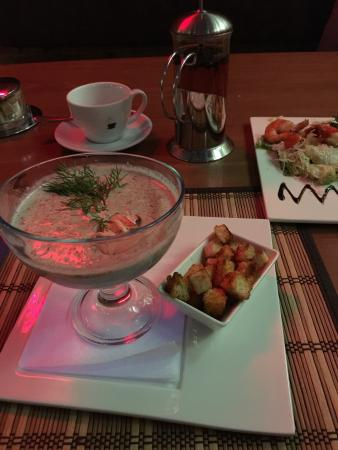
#> input picture photo1jpg.jpg, 338 x 450 px
$ python -i symmetry.py   (imports and definitions only)   (older library calls are emulated)
#> lines starting #> are read from the running program, lines starting #| are printed output that depends on the picture; after the words box and inside, x2 and y2 are one past the last pixel; in counts of white or black regions, pixels touching at a corner belong together
#> further down, picture is the input picture: shape (450, 338, 3); mean B, G, R 57.8, 66.2, 94.1
import cv2 as cv
import numpy as np
from numpy import ones,vstack
from numpy.linalg import lstsq

pair_color = np.random.randint(0,255,(100,3))

# [20 lines left out: functions is_vertical, get_clean_contours, not called in this run]

def get_edges(frame):
	new_contours = []

	gray = cv.cvtColor(frame, cv.COLOR_BGR2GRAY)
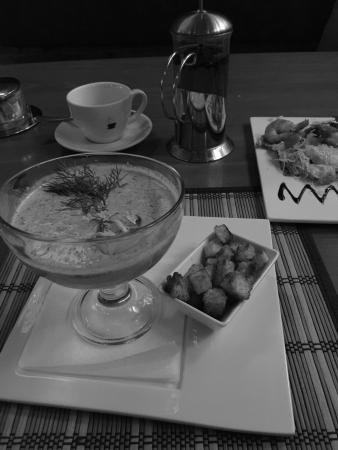
#> gray: shape (450, 338); min 1, max 255, mean 73.6
	_, bw = cv.threshold(gray, 100, 255, cv.THRESH_BINARY | cv.THRESH_OTSU)
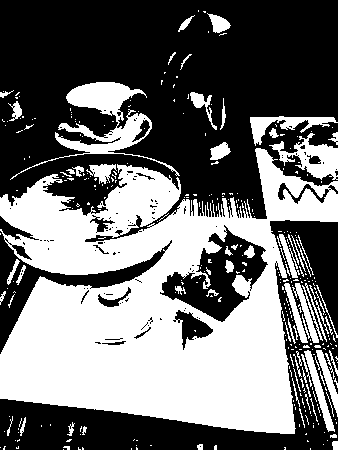
#> bw: shape (450, 338); 44.3% white; 340 white regions (273 under 20 px), largest, box (x1, y1, x2, y2) and area: (0, 148, 338, 434) 54771, (10, 82, 180, 180) 3459, (269, 133, 338, 180) 1344
	bw = cv.GaussianBlur(bw, (3,3), 0);
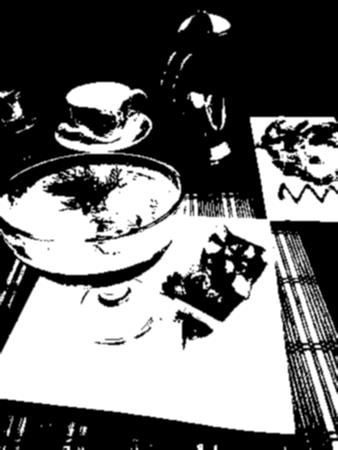
#> bw: shape (450, 338); min 0, max 255, mean 112.9
	bw = cv.equalizeHist(bw);
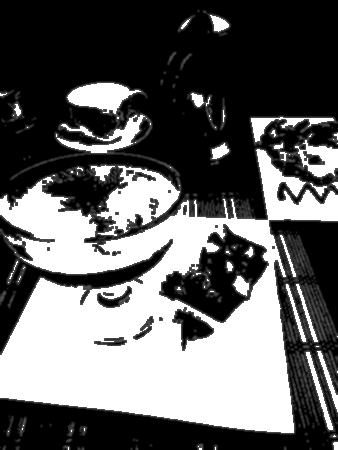
#> bw: shape (450, 338); min 0, max 255, mean 100
	bw = cv.Canny(bw, 120, 255)
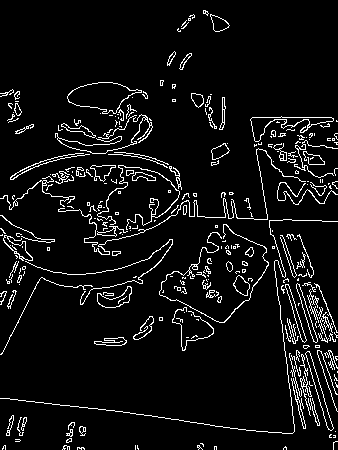
#> bw: shape (450, 338); 6.5% white in thin lines or dots
	im, contours, _ = cv.findContours(bw, cv.RETR_LIST, cv.CHAIN_APPROX_NONE)
#> contours = 410 contours, 332 with area under 20; largest, box (x1, y1, x2, y2) and area: (67, 82, 142, 114) 1340, (67, 82, 142, 114) 1319, (250, 116, 334, 142) 639, (250, 116, 334, 142) 605, (305, 351, 334, 431) 395
	for i, c in enumerate(contours):
		area = cv.contourArea(c);
		if area < 1e2 or 1e5 < area:
			continue

		x,y,w,h = cv.boundingRect(c)

		if (w*h < 5000):
			continue

		new_contours.append(c)
#> this loop made 410 passes
#> area on passes 24, 26, 27: 21.5, 20.5, 32.5
#> after the loop, new_contours = []

	return new_contours

# [179 lines left out: functions slice_contours, analyze_symmetry, show_standart_grid, get_correct_line, analyze_standart, analyze_dinamic_symmetry, not called in this run]

>>> import cv2
>>> picture = cv2.imread('photo1jpg.jpg')
>>> result = get_edges(picture)
#> result = []

$ run again, on f35169183f68d6587e61f40933ef4b49.jpg
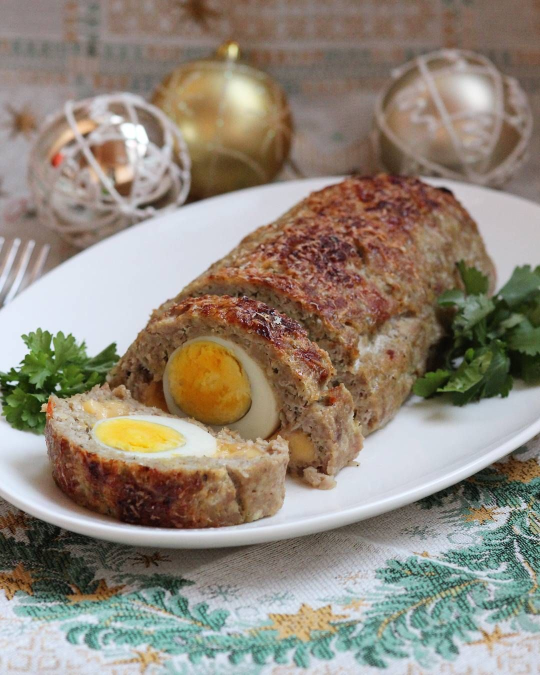
#> input picture f35169183f68d6587e61f40933ef4b49.jpg, 1080 x 1350 px (shown at 1/2 size)
#> picture is the input picture: shape (1350, 1080, 3); mean B, G, R 121.7, 135.3, 145.7
#> in get_edges, `_, bw = cv.threshold(gray, 100, 255, cv.THRESH_BINARY | cv.THRESH_OTSU)`:
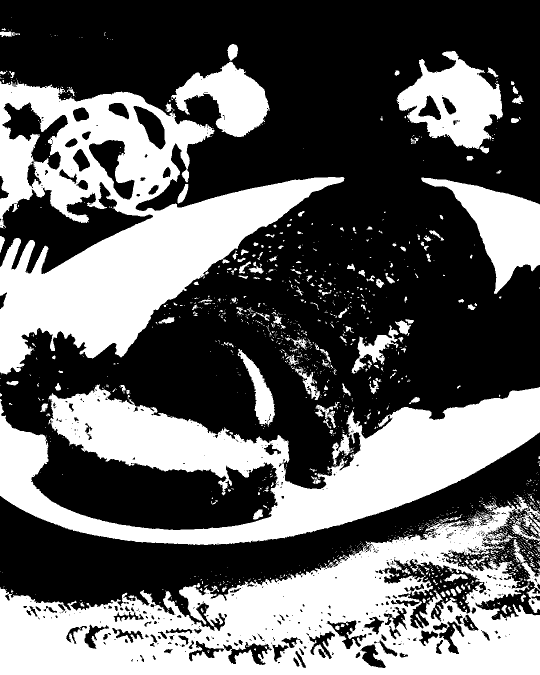
#> bw: shape (1350, 1080) (shown at 1/2 size); 39.5% white; 1507 white regions (1278 under 20 px), largest, box (x1, y1, x2, y2) and area: (0, 990, 1080, 1350) 180896, (0, 160, 689, 749) 159027, (0, 769, 1080, 1090) 146312
#> in get_edges, `bw = cv.Canny(bw, 120, 255)`:
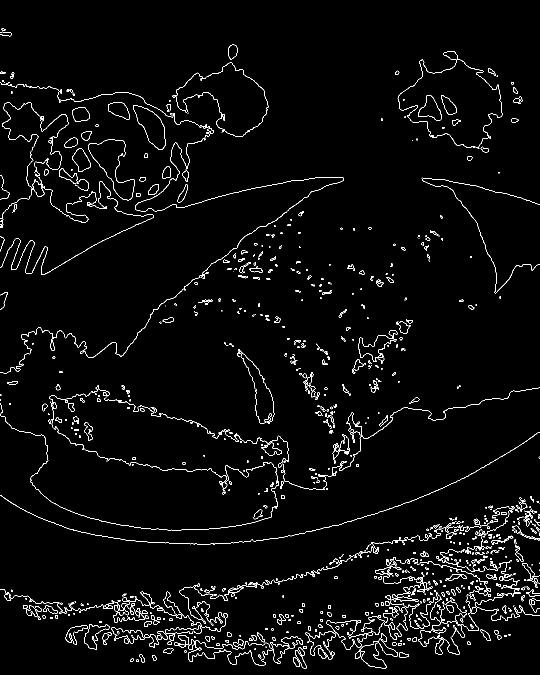
#> bw: shape (1350, 1080) (shown at 1/2 size); 2.7% white in thin lines or dots
#> contours = 1499 contours, 1059 with area under 20; largest, box (x1, y1, x2, y2) and area: (177, 279, 270, 401) 4816, (177, 279, 270, 401) 4766, (377, 1281, 545, 1331) 3411, (377, 1281, 545, 1331) 3333, (266, 211, 332, 300) 3010
#> the loop in get_edges, `for i, c in enumerate(contours):` made 1499 passes
#> area on passes 3, 4, 7: 24, 26.5, 55
#> after the loop in get_edges, `for i, c in enumerate(contours):`: new_contours = 15 contours; largest, box (x1, y1, x2, y2) and area: (177, 279, 270, 401) 4816, (177, 279, 270, 401) 4766, (377, 1281, 545, 1331) 3411, (377, 1281, 545, 1331) 3333, (266, 211, 332, 300) 3010
#> result has the same summary as new_contours in get_edges

$ run again, on friday-column-141-3.jpg
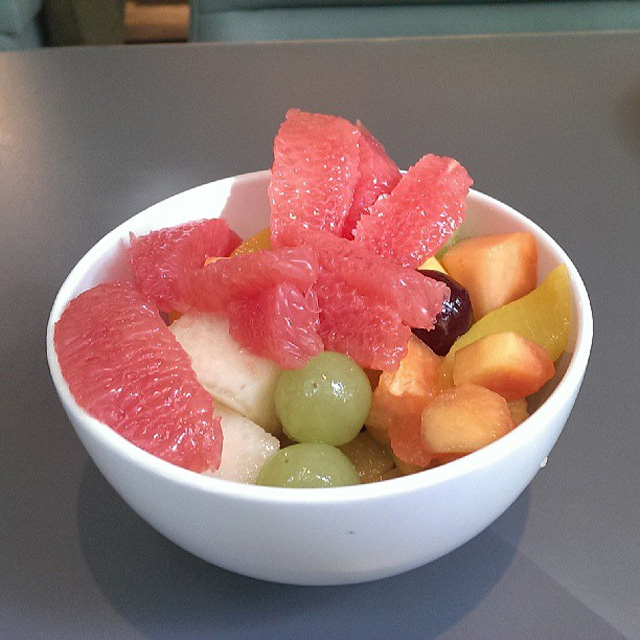
#> input picture friday-column-141-3.jpg, 640 x 640 px
#> picture is the input picture: shape (640, 640, 3); mean B, G, R 111.3, 115.8, 144.7
#> in get_edges, `_, bw = cv.threshold(gray, 100, 255, cv.THRESH_BINARY | cv.THRESH_OTSU)`:
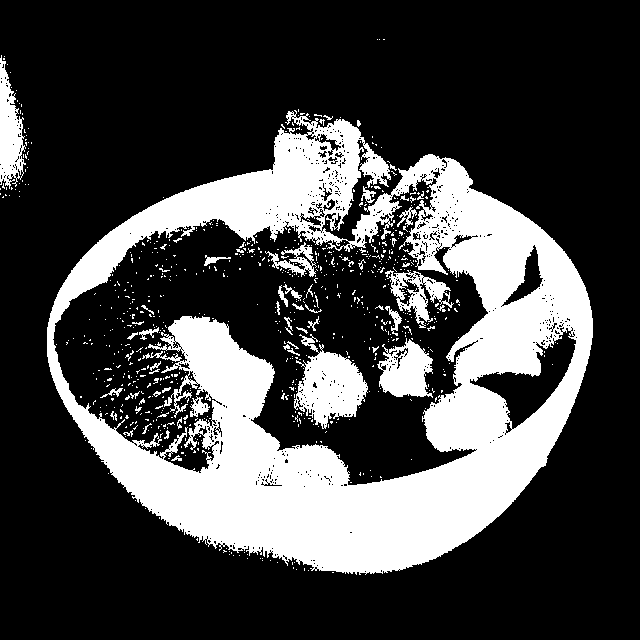
#> bw: shape (640, 640); 26.8% white; 764 white regions (711 under 20 px), largest, box (x1, y1, x2, y2) and area: (47, 110, 593, 575) 95297, (294, 334, 368, 429) 3725, (377, 338, 433, 398) 2136
#> in get_edges, `bw = cv.Canny(bw, 120, 255)`:
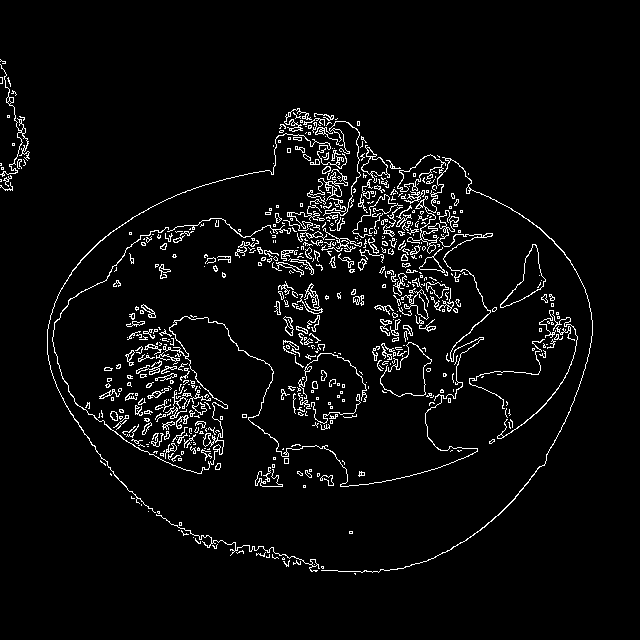
#> bw: shape (640, 640); 4.3% white in thin lines or dots, all inside (x1, y1, x2, y2) = (0, 59, 593, 575)
#> contours = 1000 contours, 853 with area under 20; largest, box (x1, y1, x2, y2) and area: (500, 244, 546, 308) 983, (500, 244, 546, 308) 952, (321, 154, 593, 573) 888, (397, 154, 444, 192) 595, (52, 210, 493, 487) 522
#> the loop in get_edges, `for i, c in enumerate(contours):` made 1000 passes
#> area on passes 5, 23, 45: 28.5, 62.5, 20.5
#> after the loop in get_edges, `for i, c in enumerate(contours):`: new_contours = 3 contours; box (x1, y1, x2, y2) and area: (321, 154, 593, 573) 888, (52, 210, 493, 487) 522, (47, 133, 331, 513) 103
#> result has the same summary as new_contours in get_edges
